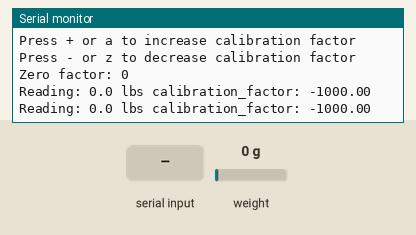
The sketch below on a simulated ESP32. Parts: the last lines printed to the serial monitor. The inputs (shaded band) are chosen by the test bench; at power-on: weight on the scale 0 g.

Above: at 3.2 s.
3.3 s: weight on the scale set to 100 g
At 5.0 s:
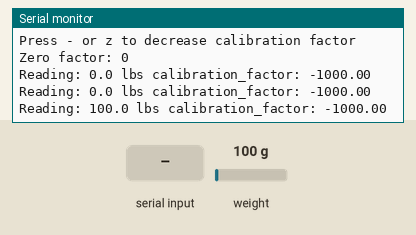
7.6 s: "+" received over Serial
At 9.0 s:
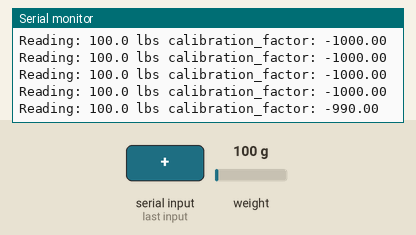
9.1 s: "a" received over Serial
10.6 s: weight on the scale set to 1250 g
At 11.3 s:
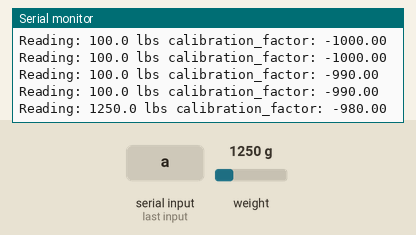
Timing chart, 0 to 13.1 s (numbered marks = the images above; inputs shaded):
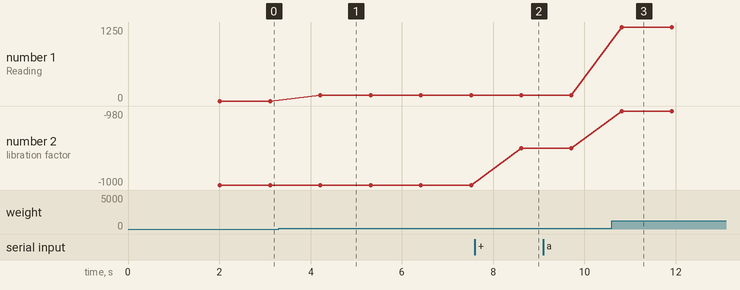

The sketch:

HX711_esp32_Calibration.ino
```cpp
#include "HX711.h"

#define DAT  13
#define CLK  12

HX711 scale;

float calibration_factor = -1000;

void setup() {
  Serial.begin(115200);
  Serial.println("HX711 calibration sketch");
  Serial.println("Remove all weight from scale");
  Serial.println("After readings begin, place known weight on scale");
  Serial.println("Press + or a to increase calibration factor");
  Serial.println("Press - or z to decrease calibration factor");

  scale.begin(DAT, CLK);
  scale.set_scale();
  scale.tare();	//Reset the scale to 0

  long zero_factor = scale.read_average(); //Get a baseline reading
  Serial.print("Zero factor: "); //This can be used to remove the need to tare the scale. Useful in permanent scale projects.
  Serial.println(zero_factor);
}

void loop() {

  scale.set_scale(calibration_factor);

  Serial.print("Reading: ");
  Serial.print(scale.get_units(), 1);
  Serial.print(" lbs");
  Serial.print(" calibration_factor: ");
  Serial.print(calibration_factor);
  Serial.println();

  if(Serial.available())
  {
    char temp = Serial.read();
    if(temp == '+' || temp == 'a')
      calibration_factor += 10;
    else if(temp == '-' || temp == 'z')
      calibration_factor -= 10;
  }
  delay(1000);
}
```

Measured:
- after the input at 3.3 s, the serial monitor: prints a new line after 0.91 s (image 1)
- after the input at 7.6 s, the serial monitor: prints a new line after 1.0 s (image 2)
- after the input at 10.6 s, the serial monitor: prints a new line after 0.22 s (image 3)
- plotted number 1: 0 → 100 after the input at 3.3 s, 100 → 1250 after the input at 10.6 s
- plotted number 2: -1000 → -990 after the input at 7.6 s
